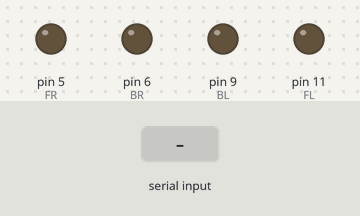
The sketch below on a simulated Arduino Uno, built with avr-gcc and run on an emulated ATmega328P. Parts: output pins drawn as LEDs (lit = HIGH). Inputs (shaded band) come from the test bench.

Above: at 1.2 s.
1.3 s: "F" received over the second serial link
At 4.05 s:
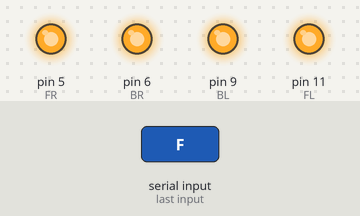
4.3 s: "L" received over the second serial link
At 5.5 s:
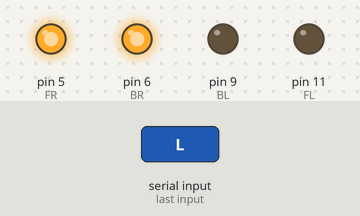
5.8 s: "R" received over the second serial link
At 6.7 s:
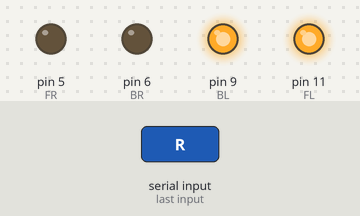
Timing chart, 0 to 8.8 s (numbered marks = the images above; inputs shaded):
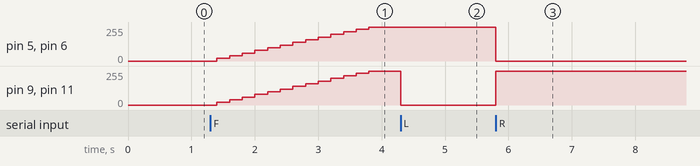

Measured:
- after the input at 1.3 s, pin 5 (FR), pin 6 (BR), pin 9 (BL), pin 11 (FL): moves from 0/255 to 255/255 over 2.4 s, starting after 0.10 s
- after the input at 4.3 s, pin 9 (BL), pin 11 (FL): 255/255 → 0/255 at once
- after the input at 5.8 s, pin 5 (FR), pin 6 (BR): 255/255 → 0/255 at once; pin 9 (BL), pin 11 (FL): 0/255 → 255/255 at once

The sketch:

motortesting.ino
```cpp
#include <SoftwareSerial.h>

// HC-05
SoftwareSerial bt(2, 3);   // RX, TX

// Motor PWM pins
#define FL 11
#define FR 5
#define BL 9
#define BR 6

// Current throttle
int speedValue = 0;

// Amount speed changes every 0.2 sec
const int speedStep = 20;

// 200 ms = 0.2 sec
const unsigned long updateInterval = 200;

unsigned long lastUpdate = 0;

// Last Bluetooth command
char lastCmd = 'S';


void setup()
{
  // Motor pins
  pinMode(FL, OUTPUT);
  pinMode(FR, OUTPUT);
  pinMode(BL, OUTPUT);
  pinMode(BR, OUTPUT);

  // Bluetooth
  bt.begin(9600);

  // Start with motors OFF
  stopMotors();
}


void loop()
{
  // -----------------------------
  // Read Bluetooth command
  // -----------------------------

  if (bt.available())
  {
    lastCmd = bt.read();

    Serial.println(lastCmd);
  }
  // -----------------------------
  // Change throttle every 200 ms
  // -----------------------------

  if (millis() - lastUpdate >= updateInterval)
  {
    lastUpdate = millis();

    // Hold FORWARD → increase speed
    if (lastCmd == 'F')
    {
      speedValue += speedStep;

      if (speedValue > 255)
        speedValue = 255;
    }

    // Hold BACKWARD → decrease speed
    if (lastCmd == 'B')
    {
      speedValue -= speedStep;

      if (speedValue < 0)
        speedValue = 0;
    }
  }
  // -----------------------------
  // Normal throttle
  // -----------------------------
  if (lastCmd == 'F' || lastCmd == 'B')
  {
    setMotors(
      speedValue,
      speedValue,
      speedValue,
      speedValue
    );
  }
  // -----------------------------
  // TURN LEFT
  // -----------------------------

  else if (lastCmd == 'L')
  {
    setMotors(
      0,          // FL
      speedValue, // FR
      0,          // BL
      speedValue  // BR
    );
  }
  // -----------------------------
  // TURN RIGHT
  // -----------------------------
  else if (lastCmd == 'R')
  {
    setMotors(
      speedValue, // FL
      0,          // FR
      speedValue, // BL
      0           // BR
    );
  }
  // -----------------------------
  // STOP
  // -----------------------------

  else if (lastCmd == 'S')
  {
    stopMotors();
  }
}
// =================================
// MOTOR FUNCTION
// =================================
void setMotors(int fl, int fr, int bl, int br)
{
  fl = constrain(fl, 0, 255);
  fr = constrain(fr, 0, 255);
  bl = constrain(bl, 0, 255);
  br = constrain(br, 0, 255);

  analogWrite(FL, fl);
  analogWrite(FR, fr);
  analogWrite(BL, bl);
  analogWrite(BR, br);
}
// =================================
// STOP FUNCTION
// =================================
void stopMotors()
{
  analogWrite(FL, 0);
  analogWrite(FR, 0);
  analogWrite(BL, 0);
  analogWrite(BR, 0);
}
```
